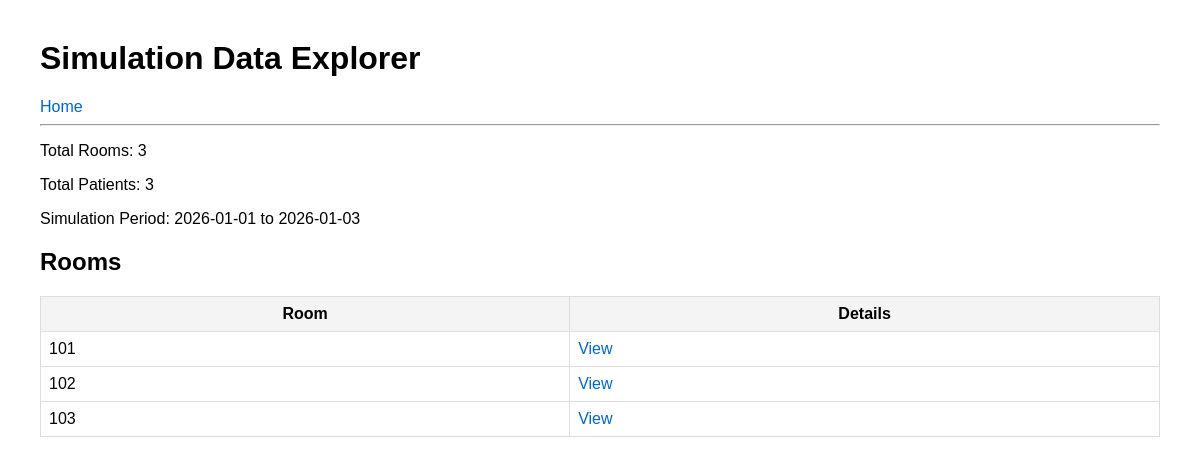
Before: / with the older database file.
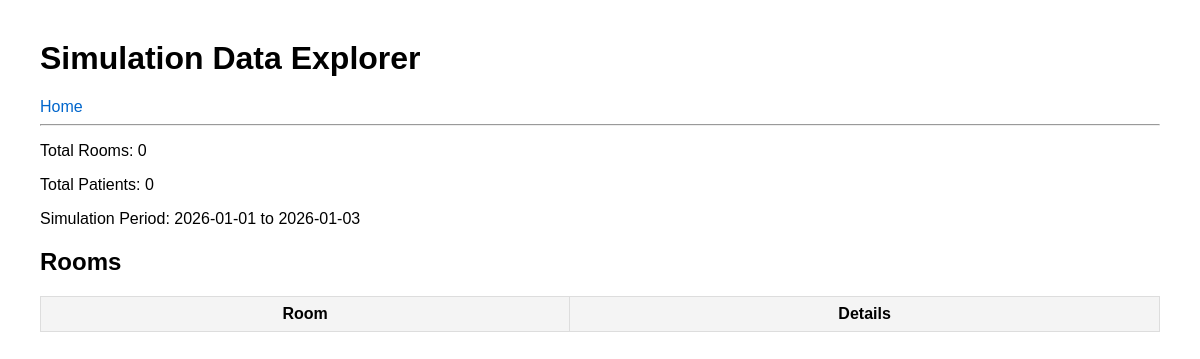
After: the same page with the newer database file.
### persistence/models/room.py (models this page shows, shortened)
class Room(Base):
    __tablename__ = "rooms"
    room_id = Column(Integer, primary_key=True, autoincrement=True)
    room_number = Column(String, nullable=False, unique=True)
    devices = relationship("Device", back_populates="room", cascade="all, delete-orphan")
    utility_usages = relationship("UtilityUsage", back_populates="room", cascade="all, delete-orphan")
    assignments = relationship("RoomAssignment", back_populates="room", cascade="all, delete-orphan")
    comfort_preferences = relationship("ComfortPreference", back_populates="room", cascade="all, delete-orphan")

### sim_dashboard/routes.py (the view)
@sim_bp.route("/")
def rooms():
    with session_scope() as session:
        rooms = session.query(Room).all()
        room_data = [
            {
                "room_id": room.room_id,
                "room_number": room.room_number,
            }
            for room in rooms
        ]
    simulation_period = f"{START_DATE} to {(START_DATE + timedelta(days=DAYS)).strftime('%Y-%m-%d')}"
    simulation_info = {
        "total_rooms": len(room_data),
        "total_patients": session.query(Patient).count(),
        "simulation_period": simulation_period,
    }
    return render_template("rooms.html", rooms=room_data, simulation_info=simulation_info)

### persistence/database.py (called while the page is built)
def get_session() -> Session:
    if _SessionLocal is None:
        get_engine()
    assert _SessionLocal is not None
    return _SessionLocal()

@contextmanager
def session_scope() -> Generator[Session, None, None]:
    session = get_session()
    try:
        yield session
        session.commit()
    except Exception:
        session.rollback()
        raise
    finally:
        session.close()

### sim_dashboard/templates/rooms.html
{% extends "base.html" %}
{% block content %}
<p>Total Rooms: {{ simulation_info.total_rooms }}</p>
<p>Total Patients: {{ simulation_info.total_patients }}</p>
<p>Simulation Period: {{ simulation_info.simulation_period }}</p>
<h2>Rooms</h2>
<table>
<tr>
  <th>Room</th>
  <th>Details</th>
</tr>
{% for room in rooms %}
<tr>
  <td>{{ room.room_number }}</td>
  <td>
    <a href="/rooms/{{ room.room_id }}">View</a>
  </td>
</tr>
{% endfor %}
</table>
{% endblock %}

### sim_dashboard/templates/base.html (shortened to what this page needs)
<!DOCTYPE html>
<html>
<head>
</head>
<body>
    <h1>Simulation Data Explorer</h1>
    <div>
        <a href="/">Home</a>
    </div>
    <hr>
    {% block content %}{% endblock %}
</body>
</html>

### sim_dashboard/templates/base.html (style rules this page uses)
body { font-family: Arial; margin: 40px; }
table { border-collapse: collapse; width: 100%; margin-top: 10px; }
th, td { border: 1px solid #ddd; padding: 8px; }
th { background: #f4f4f4; }
a { color: #0066cc; text-decoration: none; }

Changed rows visible on the page:
removed Room: room_number "101"
removed Room: room_number "102"
removed Room: room_number "103"
Other visible differences:
{{ simulation_info.total_rooms }}: "3" → "0"
{{ simulation_info.total_patients }}: "3" → "0"
